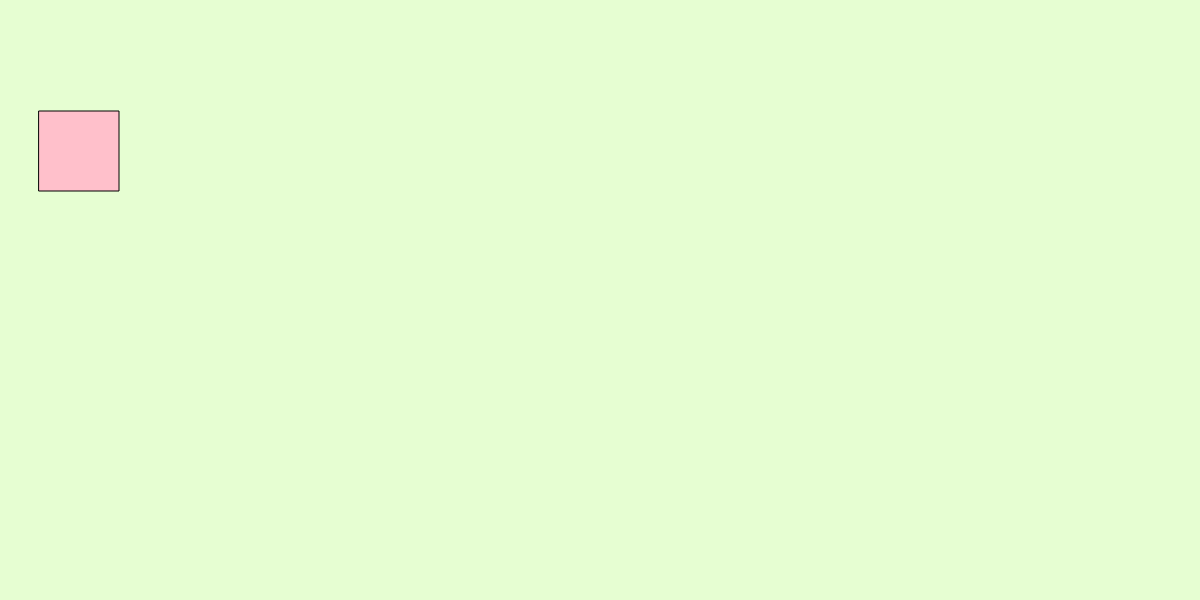
Frame 1 (no input)
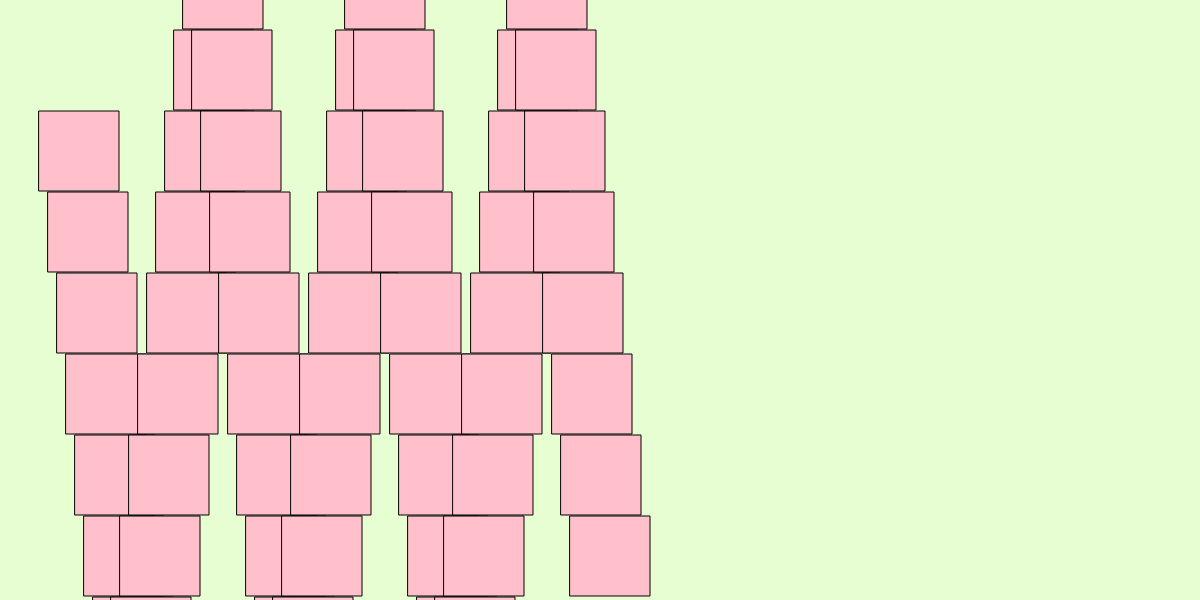
Frame 60 (no input)
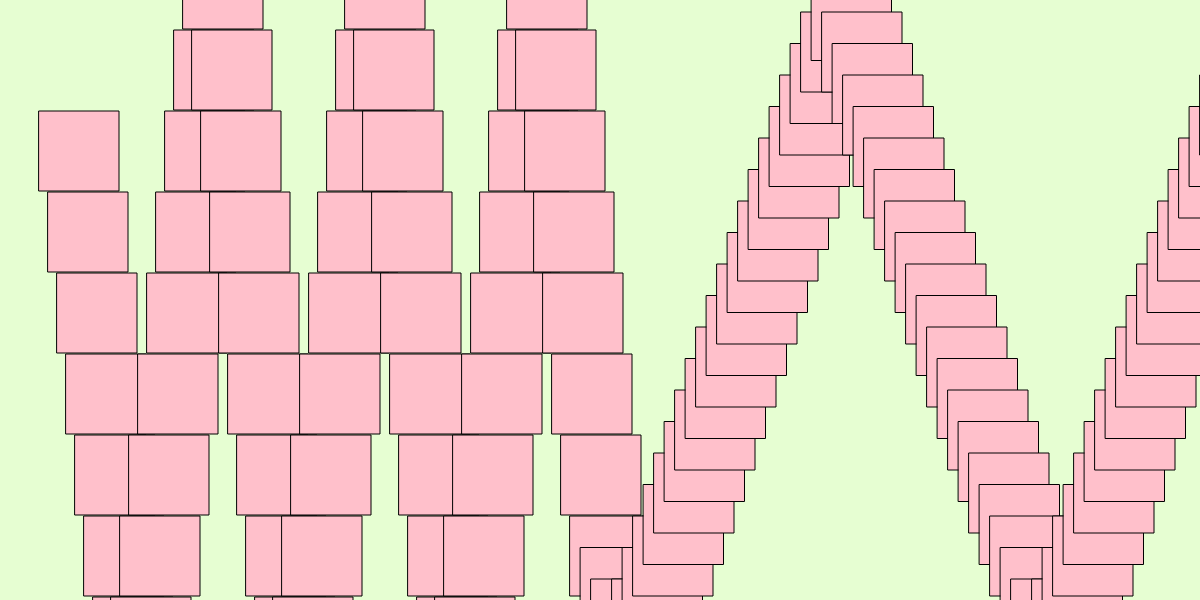
Frame 120 (the mouse pressed at the canvas centre since frame 60)

The p5.js sketch that drew these frames (run headless with seeded random() and noise() and a simulated clock; from frame 60 on, the mouse is pressed at the canvas centre):

// p5.js sketch
// ── sketch.js


let ball = {};
rectW = 80;
rectX = 30;
rectY = 30;
rectDX = 3;
rectDY = 9;
rectSX = 3;
rectSY = 9;

function setup() {
    createCanvas(windowWidth, 600);
    background(129, 250, 31, 51);
}


function draw() {

    rectX += rectDX * rectSX;
    rectY += rectDY * rectSY;


    if (rectX >= width || rectX <= .2) {
        rectDX = -1 * rectDX;
    }
    if (rectY >= height || rectY <= .2) {
        rectDY = -1 * rectDY;
       }
push();
    fill('pink');
    rect(rectX, rectY, rectW, rectW);
pop();
}

function mousePressed() {
    rectSX = map(mouseX, 0, width, 2, 5);
    rectSY = map(mouseY, 0, height, 2, 5);
}
